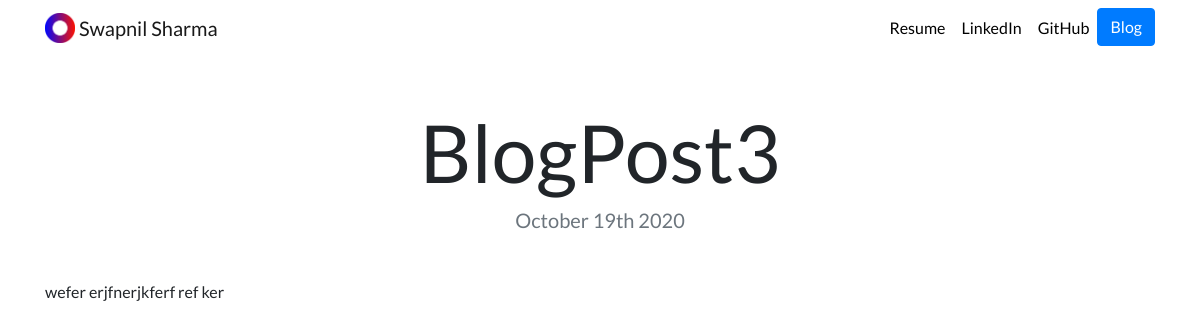
Page /blog/3/ on the committed database.
### blog/models.py (models this page shows, shortened)
class Blog(models.Model):
    title = models.CharField(max_length=200)
    description = models.TextField()
    date = models.DateField()

### blog/views.py (the view)
# urls.py: path('<int:blog_id>/', views.detail, name='detail'),
def detail(request, blog_id):
    blog = get_object_or_404(Blog, pk=blog_id)
    return render(request, 'blog/detail.html',{'blog':blog})

### blog/templates/blog/detail.html
{% extends "portfolio/base.html" %}
{% load static %}
{% block content %}
<h1 class="text-center mt-5" id="blogdetailtitle">{{ blog.title }}</h1>
<h5 class="text-center text-muted mb-5">{{ blog.date|date:'F jS Y' }}</h5>
{{ blog.description|safe }}
{% endblock %}

### portfolio/static/portfolio/custom.css (style rules this page uses)
body { font-family: 'Lato', sans-serif; }
@media (min-width: 992px) { #blogdetailtitle { font-size: 5rem; } }

### rows in the picture
Blog: title "BlogPost3", date "October 19th 2020", description "wefer erjfnerjkferf ref ker"
